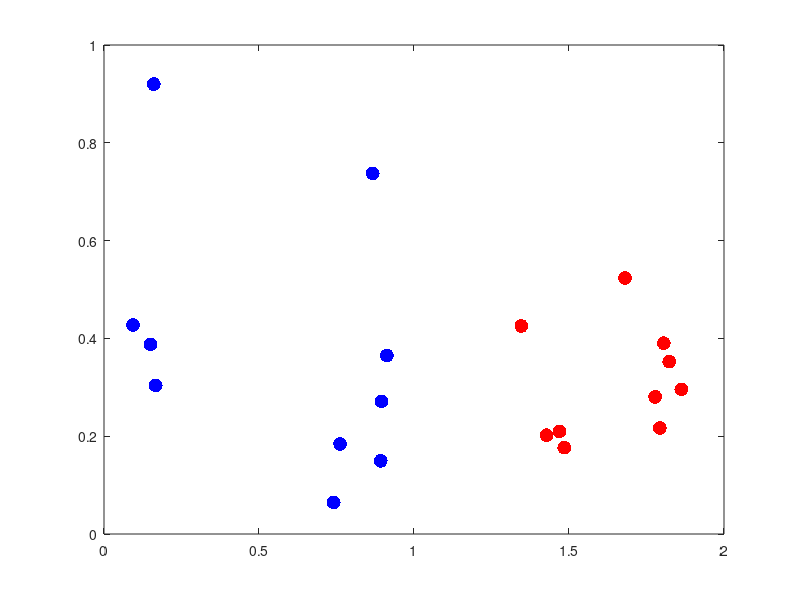

Write the MATLAB code that produced this figure. (Note: this script raises an error after producing the figure.)
function test_get_affine

  N = 10;

  rand('seed', 1);
  randn('seed', 1);

  x = rand(10, 1);
  y = rand(10, 1);

  % 
  % transform points
  %

  % translation
  T = [1, 0, 1.5;
       0, 1, 0; 
       0, 0, 1];

  % scale 
  S = [0.5, 0, 0;
       0, 0.5, 0; 
       0, 0, 1];

  % rotation
  theta = pi/6;
  c = cos(theta);
  s = sin(theta);
  R = [c, -s, 0;
       s, c, 0;
       0, 0, 1];

  M = T*S*R;

  fprintf('affine transformation: \n');
  disp(M);

  p1 = [x'; 
       y'; 
       ones(1, N)];

  p2 = M*p1;

  %
  % add noise to projected points
  %
  noise_std =  0.01;
  fprintf('adding Gaussian noise with standard deviation: %.2f\n\n', noise_std);

  p2(1:2, 1:N) = p2(1:2, 1:N) + noise_std*randn(2, N);  

  figure(1);
  clf;
  plot(p1(1, :), p1(2, :), 'b.', 'MarkerSize', 30);
  hold on;
  plot(p2(1, :), p2(2, :), 'r.', 'MarkerSize', 30);

  %
  % recover affine transformation
  %
  M2 = get_affine(p1, p2);

  p3 = M2 * p1;
  plot(p3(1, :), p3(2, :), 'go', 'MarkerSize', 10, 'LineWidth', 3);
 
  fprintf('recovered affine transformation: \n');
  disp(M2);

 